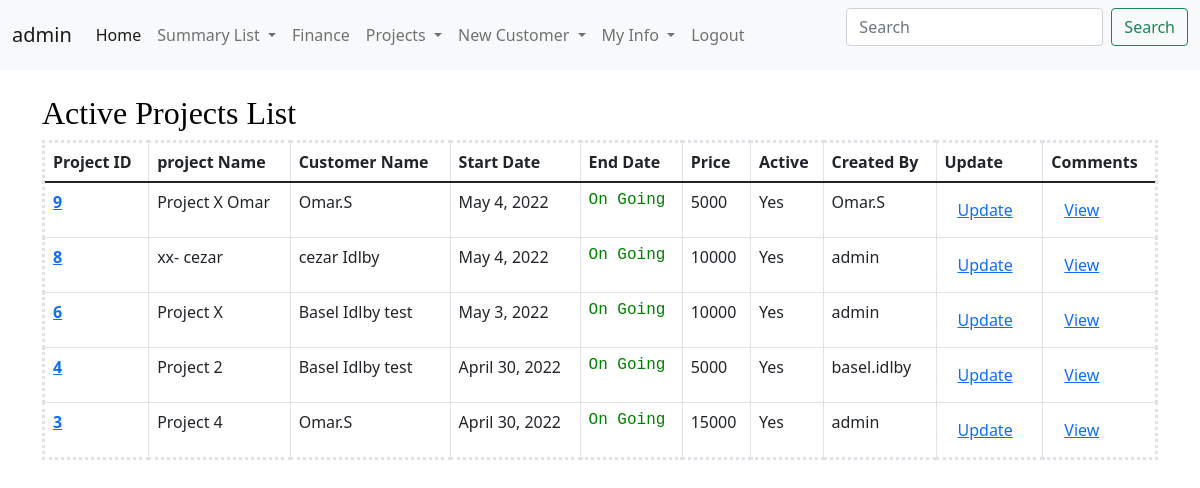
The page /ProjectsList (signed in) on the database its author committed.
### CRM/models.py (models this page shows, shortened)
class assignProjectModel(models.Model):
    assignId = models.AutoField(primary_key=True)
    customerId = models.ForeignKey(CustomerInfoModel,on_delete=models.DO_NOTHING)
    projectId = models.OneToOneField(ProjectInfoModel,on_delete=models.DO_NOTHING)
    assignDate = models.DateField(default=datetime.now)
    userLogin = models.CharField(max_length=50, null=True , blank=True )
    createdBy = models.ForeignKey(User, on_delete=models.DO_NOTHING)

class ProjectInfoModel(models.Model):
    projectId = models.AutoField(primary_key=True)
    projectName = models.CharField(max_length=100 , unique=True)
    projectDesc =  models.CharField(max_length=300)
    startDate = models.DateField(default= datetime.now)
    endDate = models.DateField(blank=True, null=True)
    price = models.IntegerField()
    active = models.BooleanField(default=True)
    createdBy = models.ForeignKey(User, on_delete=models.CASCADE)
    GA1 = models.CharField(max_length=100 , blank=True, null=True)
    GA2 = models.CharField(max_length=100 , blank=True, null=True)
    GB1 = models.BooleanField(default=False , blank=True, null=True)
    GB2 = models.BooleanField(default=False , blank=True, null=True)
    GD1 = models.DateField(blank=True, null=True)
    GD2 = models.DateField(blank=True, null=True)

### CRM/views.py (the view)
# urls.py: path('ProjectsList',views.ProjectsList,name='ProjectsList'),
@login_required
def ProjectsList(request):
    projectListQuery = assignProjectModel.objects.select_related('projectId_id').values_list('projectId__projectId','projectId__projectName','customerId__customerName','projectId__startDate','projectId__endDate','projectId__price','projectId__active','projectId__createdBy__username','userLogin').filter(projectId__active=True).order_by('-projectId_id')
    context = {'projectListQuery':projectListQuery}
    return render(request,'CRM/projectList.html',context)

### CRM/templates/CRM/projectList.html (shortened to what this page needs)
{% include 'CRM/base.html' %}
{% include 'CRM/navbar.html' %}
{% block content %}
<div class="container-lg">
    <h2 style="color: rgb(0, 0, 0); font-family: Georgia, 'Times New Roman', Times, serif; "> Active Projects List</h2>
<table style="border-style: dotted;" class="table table-bordered">
    <thead>
      <tr>
        <th scope="col">Project ID</th>
        <th scope="col">project Name</th>
        <th scope="col">Customer Name</th>
        <th scope="col">Start Date</th>
        <th scope="col">End Date</th>
        <th scope="col">Price</th>
        <th scope="col">Active</th>
        <th scope="col">Created By</th>
        <th scope="col">Update</th>
        <th scope="col">Comments</th>
      </tr>
    </thead>
    <tbody>
      <tr>
          {% for x in projectListQuery %}
        <th scope="row" ><a href="/customerProfile/{{x.0}}">{{x.0}}</a></th>
        <td>{{x.1}}</td>
        <td>{{x.2}}</td>
        <td>{{x.3}}</td>
        {% if x.4 == Null %} <td style="color: green; font-family: 'Courier New', Courier, monospace;">On Going</td> {% else %} <td>{{x.4}}</td> {% endif %}
        <td>{{x.5}}</td>
        {% if x.6 == True %} <td>Yes</td> {% else %} <td>No</td> {% endif %}
        <td>{{x.7}}</td>
        <td><button class="btn btn-secondery"><a href="/updateProject/{{x.0}}">Update</a></button></td>
        <td><button class="btn btn-secondery"><a href="/NewComment/{{x.0}}">View</a></button></td>
      </tr>
      {% endfor %}
    </tbody>
  </table>
</div>
{% endblock %}

### CRM/templates/CRM/navbar.html (shortened to what this page needs)
{% block content %}
<nav class="navbar navbar-expand-lg navbar-light bg-light">
    <div class="container-fluid">
      <a class="navbar-brand" href="#">{{user.get_username}}</a>
      <div class="collapse navbar-collapse" id="navbarScroll">
        <ul class="navbar-nav me-auto my-2 my-lg-0 navbar-nav-scroll" style="--bs-scroll-height: 100px;">
          {% if user.is_superuser %}
          <li class="nav-item">
            <a class="nav-link active" aria-current="page" href="{% url 'CRM:customerList' %}">Home</a>
          </li>
          <li class="nav-item dropdown">
            <a class="nav-link dropdown-toggle" href="#" id="navbarScrollingDropdown" role="button" data-bs-toggle="dropdown" aria-expanded="false">
              Summary List
            </a>
          </li>
          <li class="nav-item">
            <a class="nav-link" href="#">Finance</a>
          </li>
          <li class="nav-item dropdown">
            <a class="nav-link dropdown-toggle" href="#" id="navbarScrollingDropdown" role="button" data-bs-toggle="dropdown" aria-expanded="false">
              Projects
            </a>
          </li>
          <li class="nav-item dropdown">
            <a class="nav-link dropdown-toggle" href="#" id="navbarScrollingDropdown" role="button" data-bs-toggle="dropdown" aria-expanded="false">
              New Customer
            </a>
          </li>
          {% endif %}
          {% if user.is_authenticated %}
          <li class="nav-item dropdown">
            <a class="nav-link dropdown-toggle" href="#" id="navbarScrollingDropdown" role="button" data-bs-toggle="dropdown" aria-expanded="false">
              My Info
            </a>
          </li>
          {% endif %}
          {% if user.is_authenticated %}
          <li class="nav-item">
            <a class="nav-link" href="{% url 'logout' %}">Logout</a>
          </li>
          {% else %}
          <li class="nav-item"></li>
          <a class="nav-link" href="{% url 'login' %}">Login</a>
        </li>
          {% endif %}
        </ul>
        <form class="d-flex">
          <input class="form-control me-2" type="search" placeholder="Search" aria-label="Search">
          <button class="btn btn-outline-success" type="submit">Search</button>
        </form>
      </div>
    </div>
  </nav>
  {% endblock %}

### rows shown on the page
assignProjectModel: projectId "9", x "Project X Omar", userLogin "Omar.S", assignDate "May 4, 2022", x "5000"
ProjectInfoModel: projectId "8", projectName "xx- cezar", x "cezar Idlby", startDate "May 4, 2022", price "10000", x "admin"
ProjectInfoModel: projectId "6", projectName "Project X", x "Basel Idlby test", startDate "May 3, 2022", price "10000", x "admin"
ProjectInfoModel: projectId "4", projectName "Project 2", x "Basel Idlby test", startDate "April 30, 2022", price "5000", x "basel.idlby"
ProjectInfoModel: projectId "3", projectName "Project 4", x "Omar.S", startDate "April 30, 2022", price "15000", x "admin"

### other values the page prints
{{ user.get_username }} "admin"
